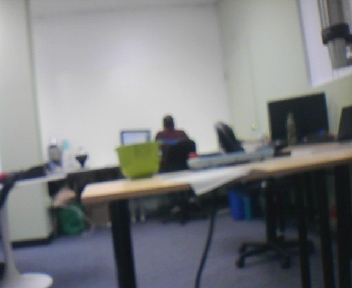
#> input picture image.jpg, 352 x 288 px
$ python -i robot_recog_demo.py   (imports and definitions only)   (older library calls are emulated)
#> lines starting #> are read from the running program, lines starting #| are printed output that depends on the picture; after the words box and inside, x2 and y2 are one past the last pixel; in counts of white or black regions, pixels touching at a corner belong together
#> further down, picture is the input picture: shape (288, 352, 3); mean B, G, R 128.1, 125.4, 123.6
import socket
from threading import *
import json
import os
import cv2
import numpy as np
from matplotlib import pyplot as plt
import timeit

# Declare socket parameters, global variables, and standard variables
host = "192.168.1.84"
port = 60000
# [2 lines not run here, left out]
n = 1
# [1 line not run here, left out]
existMoments = float(0.0)
# [19 lines not run here, left out]
prevMsgToRob = ''
placeThresh = 10
maxVal = 0
mx = 0
my = 0
gx = 0
gy = 0
samples = 0
b = 0
avgX=[]
avgY=[]
p =[]
posX= []
posY = []
imageFrame = np.zeros((456, 507, 3), np.uint8)
# [1 line not run here, left out]

class client(Thread):
    # [61 lines left out: functions __init__, run, startClientServerThreads, captureAndLoadImage, showImage, sortArray and 1 more, not called in this run]


def colorAndCornerRecognition(capImg): # Uses color and contour recognition to determine the points of an object in the image
    # Call global variables, define local variables
    global image
    global contours
    global M
    global cnt
    global existMoments
    global iterations
    global avgX
    global avgY
    global p
    global posX
    global posY
    global mx
    global my
    global samples
    existMoments = 0.0

    # Get image, make it hsv, filter color of interest
    hsv = cv2.cvtColor(capImg, cv2.COLOR_BGR2HSV)
#> hsv: shape (288, 352, 3); mean H, S, V 75.1, 32.5, 131.7
    lower_color = np.array([20, 170 , 0])
    upper_color = np.array([40, 255, 250])
    mask = cv2.inRange(hsv, lower_color, upper_color)
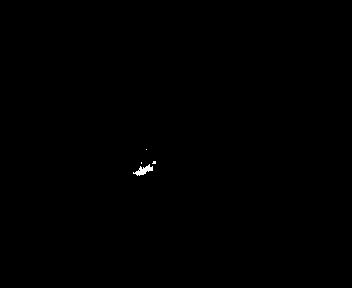
#> mask: shape (288, 352); 0.12% white; 4 white regions (3 under 20 px), largest, box (x1, y1, x2, y2) and area: (133, 164, 153, 176) 108
    cv2.imshow('mask', mask)
    res = cv2.bitwise_and(capImg, capImg, mask=mask)
    capImg = res

    # Convert to grayscale and create thresholds to find contours
    img = cv2.cvtColor(capImg,cv2.COLOR_BGR2GRAY)
    ret, thresh = cv2.threshold(img, 15, 250, cv2.THRESH_BINARY)
#> thresh: shape (288, 352); values 0 (black) and 250 (white), 0.12% white; 4 white regions (3 under 20 px)
    image, contours, heirarchy = cv2.findContours(thresh, cv2.RETR_TREE, cv2.CHAIN_APPROX_SIMPLE)
#> contours = 5 contours, 4 with area under 20; largest, box (x1, y1, x2, y2) and area: (133, 164, 153, 176) 83

    # Find the appropriate contours, check the moments and get the average
    for i in range (0, len(contours)):
        cnt = contours[i]
        M = cv2.moments(cnt)
        existMoments = float(M['m10'])
        if (existMoments != 0.0):
            x = int(M['m10']/M['m00'])
            y = int(M['m01']/M['m00'])
            area = cv2.contourArea(cnt)
            area = int(area)
            if (250<area<2000):
                posX.append(x)
                posY.append(y)
                sortArray(x, y)
#> this loop made 5 passes
#> (existMoments, x, y, area) on pass 1: (11893.8, 143, 170, 83)
#> (cnt, existMoments) on passes 3, 5: ([[141, 162], [141, 163]], 0), ([[146, 149]], 0)
#> after the loop, posX = []; posY = []


    if ( len(posX) <= 0 ):
        return (0, 0)

    b = checkForAverage(p)
    cx = avgX[b]
    cy = avgY[b]

    # Check mx/my thresholds to create existence of a possible point
    if (abs(cx - mx) < placeThresh) and (abs(cy-my) < placeThresh):
        samples = samples + 1
        cx = mx
        cy = my

    else:
        samples = 0
        if (((abs(gx - cx)<placeThresh and (abs(gy-cy) <placeThresh)))):
            mx = gx
            my = gy
        else:
            mx = cx
            my = cy

    return (cx, cy)


# [60 lines left out: functions computeImage, perform_robot_dance, not called in this run]

#Real code
# [1 line not run here, left out]
#perform_robot_dance(client)

>>> import cv2
>>> picture = cv2.imread('image.jpg')
>>> result = colorAndCornerRecognition(picture)
#> result = (0, 0)
